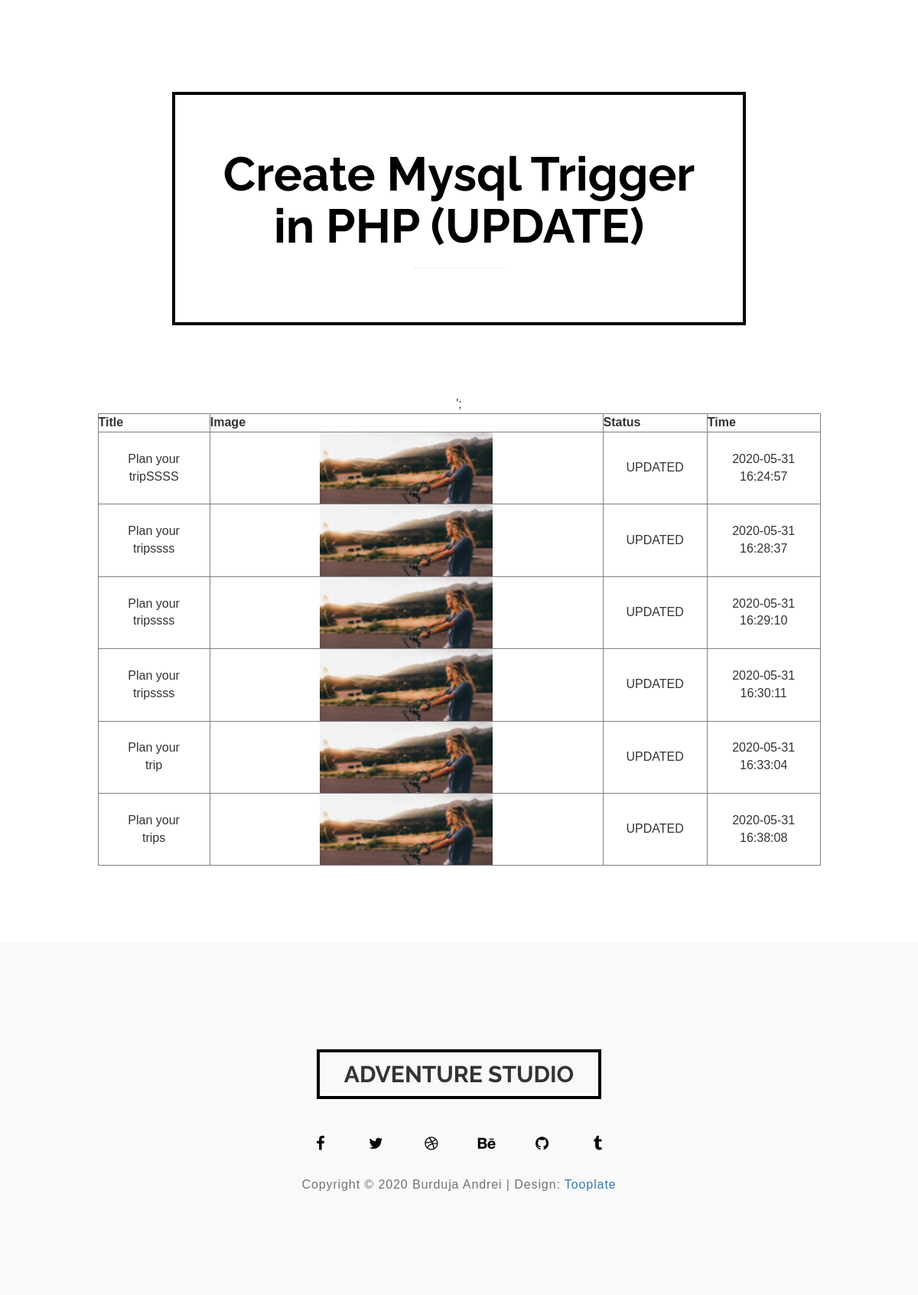
Page /after_update.php on the committed database.
### tables this page shows
CREATE TABLE `portofoliu_update` (
  `id` int(11) NOT NULL,
  `title` varchar(50) NOT NULL,
  `image` varchar(100) NOT NULL,
  `status` varchar(50) NOT NULL,
  `edtime` datetime NOT NULL
);

### after_update.php (the view, shortened to what this page needs)
<?php
require_once('header.php');
require_once('connection.php');?>
<section id="contact" class="parallax-section">
<div class="container">
	<div class="row">
	<div class="col-md-offset-2 col-md-8 col-sm-offset-2 col-sm-8">
		<div class="section-title">
			<h2 class="heading">Create Mysql Trigger in PHP (UPDATE)</h2>
			<hr>
		</div>
	</div>
	<div class="col-md-offset-1 col-md-10 col-sm-12">';
	<?php $sql6="SELECT * FROM portofoliu_update WHERE status = 'UPDATED'";
	echo "<table border='1'>
	<tr>
	<th>Title</th>
	<th>Image</th>
	<th>Status</th>
	<th>Time</th>";
	foreach($conn->query($sql6) as $row)
	{
	echo "<tr>
		<td>".$row['title']."</td>
		<td><img src='".$row['image']."' width='50%' height='30%'/></td>
		<td>".$row['status']."</td>
		<td>".$row['edtime']."</td>
		</tr>";
	}
	echo "</table>
			</div>
		</div>
	</div>
</section>";
require_once('footer.php');
?>

### css/style.css (style rules this page uses)
body { background: #ffffff; font-family: Arial, Helvetica, sans-serif; font-weight: normal; position: relative; }
html,body { overflow-x: hidden; font-size: 100%; width: 100%; -webkit-font-smoothing: antialiased; -moz-osx-font-smoothing: grayscale; vertical-align: baseline; }
img { vertical-align: middle; }
h1,h2,h3,h4,h5 { font-family: 'Raleway', sans-serif; font-weight: bold; }
.heading { color: #000000; font-size: 62px; }
hr { width: 120px; }
.section-title { border: 4px solid #000; padding: 50px; position: relative; text-align: center; margin-bottom: 92px; }
#work, #about, #team, #portfolio, #plan, #contact { padding-top: 120px; padding-bottom: 100px; }
#team, #portfolio, #contact { text-align: center; }
.parallax-section { background-attachment: fixed !important; background-size: cover !important; }

### after_update.php (style rules this page uses)
td { padding: 0 30px 0 30px; }

### rows in the picture
portofoliu_update: title "Plan your tripSSSS", image (picture), status "UPDATED", edtime "2020-05-31 16:24:57"
portofoliu_update: title "Plan your tripssss", image (picture), status "UPDATED", edtime "2020-05-31 16:28:37"
portofoliu_update: title "Plan your tripssss", image (picture), status "UPDATED", edtime "2020-05-31 16:29:10"
portofoliu_update: title "Plan your tripssss", image (picture), status "UPDATED", edtime "2020-05-31 16:30:11"
portofoliu_update: title "Plan your trip", image (picture), status "UPDATED", edtime "2020-05-31 16:33:04"
portofoliu_update: title "Plan your trips", image (picture), status "UPDATED", edtime "2020-05-31 16:38:08"
